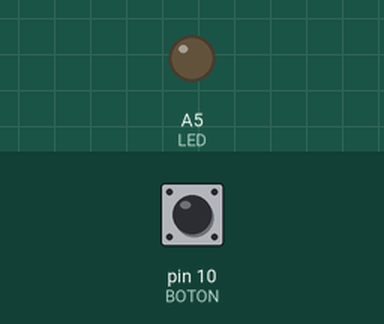
Bench run of a sketch on a simulated Arduino Uno, built with avr-gcc and run on an emulated ATmega328P. On the bench: output pins drawn as LEDs (lit = HIGH). The test bench sets the inputs (shaded band); at power-on: pin 10 (BOTON) LOW. What the sketch prints to the serial monitor is not drawn.

Above: at 2.2 s.
2.3 s: pin 10 (BOTON) pulled HIGH for 0.15 s
At 2.37 s:
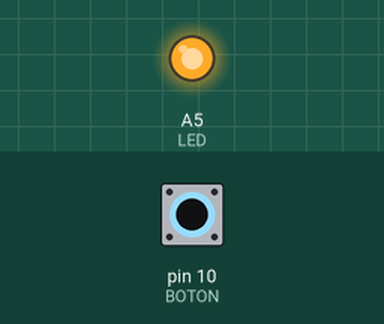
3.9 s: pin 10 (BOTON) pulled HIGH for 3.2 s
At 8.4 s:
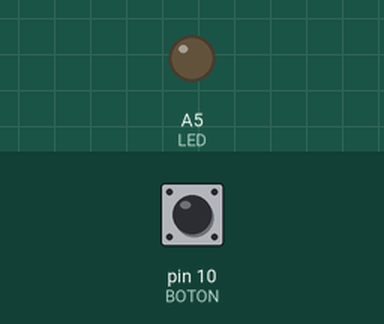
Timing chart, 0 to 9.9 s (numbered marks = the images above; inputs shaded):
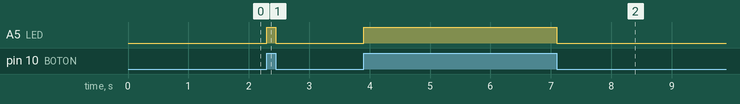

Measured:
- after the input at 2.3 s, A5 (LED): LOW → HIGH at once, → LOW 0.15 s later
- after the input at 3.9 s, A5 (LED): LOW → HIGH at once, → LOW 3.2 s later

The sketch:

AmadeusBoardTest.ino
```cpp
#define LED A5    // PC5
#define BOTON 10  // PB2

void setup() {
 pinMode(LED, OUTPUT);
 pinMode(BOTON, INPUT);

  Serial.begin(112500);

  delay(1000);

  Serial.write("Serial ok");
}

void loop() {
  if (digitalRead(BOTON))
    digitalWrite(LED, HIGH);
  else
    digitalWrite(LED, LOW);
}
```
